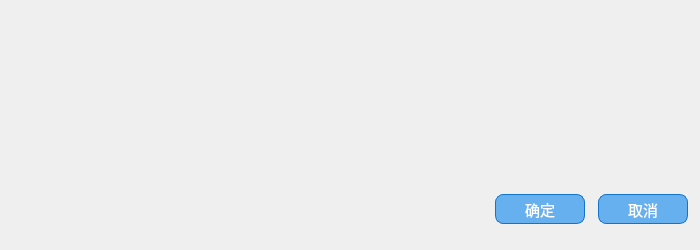
<?xml version="1.0" encoding="UTF-8"?>
<ui version="4.0">
 <class>Dialog</class>
 <widget class="QDialog" name="Dialog">
  <property name="geometry">
   <rect>
    <x>0</x>
    <y>0</y>
    <width>700</width>
    <height>250</height>
   </rect>
  </property>
  <property name="minimumSize">
   <size>
    <width>700</width>
    <height>250</height>
   </size>
  </property>
  <property name="windowTitle">
   <string>检查更新</string>
  </property>
  <property name="windowIcon">
   <iconset resource="resource.qrc">
    <normaloff>:/应用图标/icons/NJtech02.ico</normaloff>:/应用图标/icons/NJtech02.ico</iconset>
  </property>
  <property name="styleSheet">
   <string notr="true">QPushButton{
  background-color: qlineargradient(spread:repeat, x1:1, y1:1, x2:0.871, y2:0.25, stop:0.144279 rgba(102, 176, 240, 255));
  color: rgb(255, 255, 255);
  border:1px solid #1474C8;
  border-radius:8px;
}
QPushButton:hover
{
  	color: rgb(255, 255, 255);
    background-color:rgb(48, 152, 241);
}
QPushButton:pressed
{
  	color: rgb(255, 255, 255);
    background-color:rgb(36, 146, 241);
    padding-left:3px;
    padding-top:3px;
}</string>
  </property>
  <widget class="QWidget" name="widget" native="true">
   <property name="geometry">
    <rect>
     <x>0</x>
     <y>194</y>
     <width>700</width>
     <height>56</height>
    </rect>
   </property>
   <layout class="QVBoxLayout" name="verticalLayout_2">
    <item>
     <layout class="QHBoxLayout" name="horizontalLayout" stretch="40,6,1,6,1">
      <property name="spacing">
       <number>0</number>
      </property>
      <item>
       <spacer name="horizontalSpacer">
        <property name="orientation">
         <enum>Qt::Horizontal</enum>
        </property>
        <property name="sizeHint" stdset="0">
         <size>
          <width>40</width>
          <height>20</height>
         </size>
        </property>
       </spacer>
      </item>
      <item>
       <widget class="QPushButton" name="btn_yes">
        <property name="sizePolicy">
         <sizepolicy hsizetype="Expanding" vsizetype="Expanding">
          <horstretch>0</horstretch>
          <verstretch>0</verstretch>
         </sizepolicy>
        </property>
        <property name="minimumSize">
         <size>
          <width>90</width>
          <height>30</height>
         </size>
        </property>
        <property name="maximumSize">
         <size>
          <width>90</width>
          <height>30</height>
         </size>
        </property>
        <property name="font">
         <font>
          <family>Microsoft YaHei</family>
          <pointsize>11</pointsize>
         </font>
        </property>
        <property name="text">
         <string>确定</string>
        </property>
       </widget>
      </item>
      <item>
       <spacer name="horizontalSpacer_3">
        <property name="orientation">
         <enum>Qt::Horizontal</enum>
        </property>
        <property name="sizeHint" stdset="0">
         <size>
          <width>13</width>
          <height>17</height>
         </size>
        </property>
       </spacer>
      </item>
      <item>
       <widget class="QPushButton" name="btn_no">
        <property name="sizePolicy">
         <sizepolicy hsizetype="Preferred" vsizetype="Preferred">
          <horstretch>0</horstretch>
          <verstretch>0</verstretch>
         </sizepolicy>
        </property>
        <property name="minimumSize">
         <size>
          <width>90</width>
          <height>30</height>
         </size>
        </property>
        <property name="maximumSize">
         <size>
          <width>90</width>
          <height>30</height>
         </size>
        </property>
        <property name="font">
         <font>
          <family>Microsoft YaHei UI</family>
          <pointsize>11</pointsize>
         </font>
        </property>
        <property name="styleSheet">
         <string notr="true"/>
        </property>
        <property name="text">
         <string>取消</string>
        </property>
       </widget>
      </item>
      <item>
       <spacer name="horizontalSpacer_2">
        <property name="orientation">
         <enum>Qt::Horizontal</enum>
        </property>
        <property name="sizeHint" stdset="0">
         <size>
          <width>40</width>
          <height>20</height>
         </size>
        </property>
       </spacer>
      </item>
     </layout>
    </item>
    <item>
     <spacer name="verticalSpacer">
      <property name="orientation">
       <enum>Qt::Vertical</enum>
      </property>
      <property name="sizeHint" stdset="0">
       <size>
        <width>20</width>
        <height>40</height>
       </size>
      </property>
     </spacer>
    </item>
   </layout>
  </widget>
  <widget class="QWidget" name="layoutWidget">
   <property name="geometry">
    <rect>
     <x>0</x>
     <y>0</y>
     <width>701</width>
     <height>202</height>
    </rect>
   </property>
   <layout class="QHBoxLayout" name="horizontalLayout_2" stretch="2,5">
    <item>
     <widget class="QLabel" name="label">
      <property name="text">
       <string/>
      </property>
      <property name="pixmap">
       <pixmap>:/应用图标/com-icon/download.png</pixmap>
      </property>
     </widget>
    </item>
    <item>
     <widget class="QTextBrowser" name="textbrow_info">
      <property name="minimumSize">
       <size>
        <width>0</width>
        <height>0</height>
       </size>
      </property>
      <property name="font">
       <font>
        <family>Yu Gothic UI Light</family>
        <pointsize>11</pointsize>
       </font>
      </property>
      <property name="styleSheet">
       <string notr="true">QTextBrowser {
	background: transparent;
	border:0px;
}</string>
      </property>
      <property name="documentTitle">
       <string/>
      </property>
     </widget>
    </item>
   </layout>
  </widget>
  <zorder>layoutWidget</zorder>
  <zorder>widget</zorder>
 </widget>
 <resources>
  <include location="resource.qrc"/>
  <include location="resource/resource.qrc"/>
 </resources>
 <connections>
  <connection>
   <sender>btn_yes</sender>
   <signal>clicked(bool)</signal>
   <receiver>Dialog</receiver>
   <slot>close()</slot>
   <hints>
    <hint type="sourcelabel">
     <x>554</x>
     <y>316</y>
    </hint>
    <hint type="destinationlabel">
     <x>663</x>
     <y>449</y>
    </hint>
   </hints>
  </connection>
  <connection>
   <sender>btn_no</sender>
   <signal>clicked(bool)</signal>
   <receiver>Dialog</receiver>
   <slot>close()</slot>
   <hints>
    <hint type="sourcelabel">
     <x>637</x>
     <y>302</y>
    </hint>
    <hint type="destinationlabel">
     <x>652</x>
     <y>559</y>
    </hint>
   </hints>
  </connection>
 </connections>
</ui>
